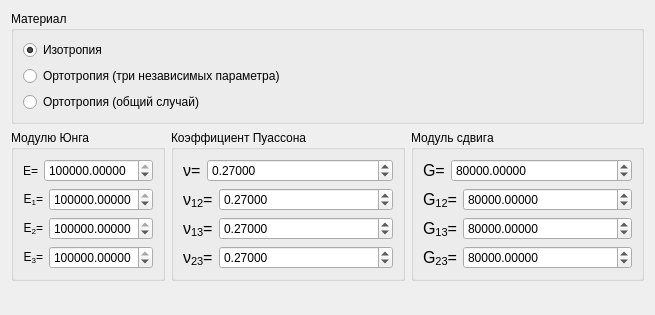
<?xml version="1.0" encoding="UTF-8"?>
<ui version="4.0">
 <class>ElasticConstatntsWidget</class>
 <widget class="QWidget" name="ElasticConstatntsWidget">
  <property name="geometry">
   <rect>
    <x>0</x>
    <y>0</y>
    <width>655</width>
    <height>315</height>
   </rect>
  </property>
  <property name="windowTitle">
   <string>Form</string>
  </property>
  <layout class="QVBoxLayout" name="verticalLayout_5">
   <item>
    <widget class="QGroupBox" name="materialGroupBox">
     <property name="title">
      <string>Материал</string>
     </property>
     <layout class="QVBoxLayout" name="verticalLayout">
      <item>
       <widget class="QRadioButton" name="isIsotropy">
        <property name="text">
         <string>Изотропия</string>
        </property>
        <property name="checked">
         <bool>true</bool>
        </property>
       </widget>
      </item>
      <item>
       <widget class="QRadioButton" name="isOrthotropyENuG">
        <property name="text">
         <string>Ортотропия (три независимых параметра)</string>
        </property>
       </widget>
      </item>
      <item>
       <widget class="QRadioButton" name="isOrthotropy">
        <property name="text">
         <string>Ортотропия (общий случай)</string>
        </property>
       </widget>
      </item>
     </layout>
    </widget>
   </item>
   <item>
    <layout class="QHBoxLayout" name="horizontalLayout_13">
     <item>
      <widget class="QGroupBox" name="elasticModulusGroupBox">
       <property name="sizePolicy">
        <sizepolicy hsizetype="Fixed" vsizetype="Fixed">
         <horstretch>0</horstretch>
         <verstretch>0</verstretch>
        </sizepolicy>
       </property>
       <property name="title">
        <string>Модулю Юнга</string>
       </property>
       <layout class="QVBoxLayout" name="verticalLayout_2">
        <item>
         <layout class="QHBoxLayout" name="horizontalLayout">
          <item>
           <widget class="QLabel" name="eLabel">
            <property name="sizePolicy">
             <sizepolicy hsizetype="Maximum" vsizetype="Preferred">
              <horstretch>0</horstretch>
              <verstretch>0</verstretch>
             </sizepolicy>
            </property>
            <property name="text">
             <string>E=</string>
            </property>
            <property name="alignment">
             <set>Qt::AlignRight|Qt::AlignTrailing|Qt::AlignVCenter</set>
            </property>
           </widget>
          </item>
          <item>
           <widget class="QDoubleSpinBox" name="e">
            <property name="decimals">
             <number>5</number>
            </property>
            <property name="maximum">
             <double>1000000000.000000000000000</double>
            </property>
            <property name="value">
             <double>203200.000000000000000</double>
            </property>
           </widget>
          </item>
         </layout>
        </item>
        <item>
         <layout class="QHBoxLayout" name="horizontalLayout_2">
          <item>
           <widget class="QLabel" name="e1Label">
            <property name="sizePolicy">
             <sizepolicy hsizetype="Maximum" vsizetype="Preferred">
              <horstretch>0</horstretch>
              <verstretch>0</verstretch>
             </sizepolicy>
            </property>
            <property name="text">
             <string>&lt;html&gt;&lt;head/&gt;&lt;body&gt;&lt;p&gt;E&lt;span style=&quot; vertical-align:sub;&quot;&gt;1&lt;/span&gt;=&lt;/p&gt;&lt;/body&gt;&lt;/html&gt;</string>
            </property>
            <property name="alignment">
             <set>Qt::AlignRight|Qt::AlignTrailing|Qt::AlignVCenter</set>
            </property>
           </widget>
          </item>
          <item>
           <widget class="QDoubleSpinBox" name="e1">
            <property name="decimals">
             <number>5</number>
            </property>
            <property name="maximum">
             <double>1000000000.000000000000000</double>
            </property>
            <property name="value">
             <double>203200.000000000000000</double>
            </property>
           </widget>
          </item>
         </layout>
        </item>
        <item>
         <layout class="QHBoxLayout" name="horizontalLayout_3">
          <item>
           <widget class="QLabel" name="e2Label">
            <property name="sizePolicy">
             <sizepolicy hsizetype="Maximum" vsizetype="Preferred">
              <horstretch>0</horstretch>
              <verstretch>0</verstretch>
             </sizepolicy>
            </property>
            <property name="text">
             <string>&lt;html&gt;&lt;head/&gt;&lt;body&gt;&lt;p&gt;E&lt;span style=&quot; vertical-align:sub;&quot;&gt;2&lt;/span&gt;=&lt;/p&gt;&lt;/body&gt;&lt;/html&gt;</string>
            </property>
            <property name="alignment">
             <set>Qt::AlignRight|Qt::AlignTrailing|Qt::AlignVCenter</set>
            </property>
           </widget>
          </item>
          <item>
           <widget class="QDoubleSpinBox" name="e2">
            <property name="decimals">
             <number>5</number>
            </property>
            <property name="maximum">
             <double>1000000000.000000000000000</double>
            </property>
            <property name="value">
             <double>203200.000000000000000</double>
            </property>
           </widget>
          </item>
         </layout>
        </item>
        <item>
         <layout class="QHBoxLayout" name="horizontalLayout_4">
          <item>
           <widget class="QLabel" name="e3Label">
            <property name="sizePolicy">
             <sizepolicy hsizetype="Maximum" vsizetype="Preferred">
              <horstretch>0</horstretch>
              <verstretch>0</verstretch>
             </sizepolicy>
            </property>
            <property name="text">
             <string>&lt;html&gt;&lt;head/&gt;&lt;body&gt;&lt;p&gt;E&lt;span style=&quot; vertical-align:sub;&quot;&gt;3&lt;/span&gt;=&lt;/p&gt;&lt;/body&gt;&lt;/html&gt;</string>
            </property>
            <property name="alignment">
             <set>Qt::AlignRight|Qt::AlignTrailing|Qt::AlignVCenter</set>
            </property>
           </widget>
          </item>
          <item>
           <widget class="QDoubleSpinBox" name="e3">
            <property name="decimals">
             <number>5</number>
            </property>
            <property name="maximum">
             <double>1000000000.000000000000000</double>
            </property>
            <property name="value">
             <double>203200.000000000000000</double>
            </property>
           </widget>
          </item>
         </layout>
        </item>
       </layout>
      </widget>
     </item>
     <item>
      <widget class="QGroupBox" name="poissonGroupBox">
       <property name="title">
        <string>Коэффициент Пуассона</string>
       </property>
       <layout class="QVBoxLayout" name="verticalLayout_3">
        <item>
         <layout class="QHBoxLayout" name="horizontalLayout_6">
          <item>
           <widget class="QLabel" name="nuLabel">
            <property name="sizePolicy">
             <sizepolicy hsizetype="Maximum" vsizetype="Preferred">
              <horstretch>0</horstretch>
              <verstretch>0</verstretch>
             </sizepolicy>
            </property>
            <property name="text">
             <string>&lt;html&gt;&lt;head/&gt;&lt;body&gt;&lt;p&gt;&lt;span style=&quot; font-family:'Liberation Serif, serif'; font-size:12pt;&quot;&gt;ν=&lt;/span&gt;&lt;/p&gt;&lt;/body&gt;&lt;/html&gt;</string>
            </property>
           </widget>
          </item>
          <item>
           <widget class="QDoubleSpinBox" name="nu">
            <property name="decimals">
             <number>5</number>
            </property>
            <property name="maximum">
             <double>1.000000000000000</double>
            </property>
            <property name="value">
             <double>0.270000000000000</double>
            </property>
           </widget>
          </item>
         </layout>
        </item>
        <item>
         <layout class="QHBoxLayout" name="horizontalLayout_5">
          <item>
           <widget class="QLabel" name="nu12Label">
            <property name="sizePolicy">
             <sizepolicy hsizetype="Maximum" vsizetype="Preferred">
              <horstretch>0</horstretch>
              <verstretch>0</verstretch>
             </sizepolicy>
            </property>
            <property name="text">
             <string>&lt;html&gt;&lt;head/&gt;&lt;body&gt;&lt;p&gt;&lt;span style=&quot; font-family:'Liberation Serif, serif'; font-size:12pt;&quot;&gt;ν&lt;/span&gt;&lt;span style=&quot; font-family:'Liberation Serif, serif'; font-size:12pt; vertical-align:sub;&quot;&gt;12&lt;/span&gt;&lt;span style=&quot; font-family:'Liberation Serif, serif'; font-size:12pt;&quot;&gt;=&lt;/span&gt;&lt;/p&gt;&lt;/body&gt;&lt;/html&gt;</string>
            </property>
           </widget>
          </item>
          <item>
           <widget class="QDoubleSpinBox" name="nu12">
            <property name="decimals">
             <number>5</number>
            </property>
            <property name="maximum">
             <double>1.000000000000000</double>
            </property>
            <property name="value">
             <double>0.270000000000000</double>
            </property>
           </widget>
          </item>
         </layout>
        </item>
        <item>
         <layout class="QHBoxLayout" name="horizontalLayout_7">
          <item>
           <widget class="QLabel" name="nu13Label">
            <property name="sizePolicy">
             <sizepolicy hsizetype="Maximum" vsizetype="Preferred">
              <horstretch>0</horstretch>
              <verstretch>0</verstretch>
             </sizepolicy>
            </property>
            <property name="text">
             <string>&lt;html&gt;&lt;head/&gt;&lt;body&gt;&lt;p&gt;&lt;span style=&quot; font-family:'Liberation Serif, serif'; font-size:12pt;&quot;&gt;ν&lt;/span&gt;&lt;span style=&quot; font-family:'Liberation Serif, serif'; font-size:12pt; vertical-align:sub;&quot;&gt;13&lt;/span&gt;&lt;span style=&quot; font-family:'Liberation Serif, serif'; font-size:12pt;&quot;&gt;=&lt;/span&gt;&lt;/p&gt;&lt;/body&gt;&lt;/html&gt;</string>
            </property>
           </widget>
          </item>
          <item>
           <widget class="QDoubleSpinBox" name="nu13">
            <property name="decimals">
             <number>5</number>
            </property>
            <property name="maximum">
             <double>1.000000000000000</double>
            </property>
            <property name="value">
             <double>0.270000000000000</double>
            </property>
           </widget>
          </item>
         </layout>
        </item>
        <item>
         <layout class="QHBoxLayout" name="horizontalLayout_8">
          <item>
           <widget class="QLabel" name="nu23Label">
            <property name="sizePolicy">
             <sizepolicy hsizetype="Maximum" vsizetype="Preferred">
              <horstretch>0</horstretch>
              <verstretch>0</verstretch>
             </sizepolicy>
            </property>
            <property name="text">
             <string>&lt;html&gt;&lt;head/&gt;&lt;body&gt;&lt;p&gt;&lt;span style=&quot; font-family:'Liberation Serif, serif'; font-size:12pt;&quot;&gt;ν&lt;/span&gt;&lt;span style=&quot; font-family:'Liberation Serif, serif'; font-size:12pt; vertical-align:sub;&quot;&gt;23&lt;/span&gt;&lt;span style=&quot; font-family:'Liberation Serif, serif'; font-size:12pt;&quot;&gt;=&lt;/span&gt;&lt;/p&gt;&lt;/body&gt;&lt;/html&gt;</string>
            </property>
           </widget>
          </item>
          <item>
           <widget class="QDoubleSpinBox" name="nu23">
            <property name="decimals">
             <number>5</number>
            </property>
            <property name="maximum">
             <double>1.000000000000000</double>
            </property>
            <property name="value">
             <double>0.270000000000000</double>
            </property>
           </widget>
          </item>
         </layout>
        </item>
       </layout>
      </widget>
     </item>
     <item>
      <widget class="QGroupBox" name="shearGroupBox">
       <property name="title">
        <string>Модуль сдвига</string>
       </property>
       <layout class="QVBoxLayout" name="verticalLayout_4">
        <item>
         <layout class="QHBoxLayout" name="horizontalLayout_9">
          <item>
           <widget class="QLabel" name="gLabel">
            <property name="sizePolicy">
             <sizepolicy hsizetype="Maximum" vsizetype="Preferred">
              <horstretch>0</horstretch>
              <verstretch>0</verstretch>
             </sizepolicy>
            </property>
            <property name="text">
             <string>&lt;html&gt;&lt;head/&gt;&lt;body&gt;&lt;p&gt;&lt;span style=&quot; font-family:'Liberation Serif, serif'; font-size:12pt;&quot;&gt;G=&lt;/span&gt;&lt;/p&gt;&lt;/body&gt;&lt;/html&gt;</string>
            </property>
           </widget>
          </item>
          <item>
           <widget class="QDoubleSpinBox" name="g">
            <property name="decimals">
             <number>5</number>
            </property>
            <property name="maximum">
             <double>1000000000.000000000000000</double>
            </property>
            <property name="singleStep">
             <double>1000000000.000000000000000</double>
            </property>
            <property name="value">
             <double>80000.000000000000000</double>
            </property>
           </widget>
          </item>
         </layout>
        </item>
        <item>
         <layout class="QHBoxLayout" name="horizontalLayout_10">
          <item>
           <widget class="QLabel" name="g12Label">
            <property name="sizePolicy">
             <sizepolicy hsizetype="Maximum" vsizetype="Preferred">
              <horstretch>0</horstretch>
              <verstretch>0</verstretch>
             </sizepolicy>
            </property>
            <property name="text">
             <string>&lt;html&gt;&lt;head/&gt;&lt;body&gt;&lt;p&gt;&lt;span style=&quot; font-family:'Liberation Serif, serif'; font-size:12pt;&quot;&gt;G&lt;/span&gt;&lt;span style=&quot; font-family:'Liberation Serif, serif'; font-size:12pt; vertical-align:sub;&quot;&gt;12&lt;/span&gt;&lt;span style=&quot; font-family:'Liberation Serif, serif'; font-size:12pt;&quot;&gt;=&lt;/span&gt;&lt;/p&gt;&lt;/body&gt;&lt;/html&gt;</string>
            </property>
           </widget>
          </item>
          <item>
           <widget class="QDoubleSpinBox" name="g12">
            <property name="decimals">
             <number>5</number>
            </property>
            <property name="maximum">
             <double>1000000000.000000000000000</double>
            </property>
            <property name="value">
             <double>80000.000000000000000</double>
            </property>
           </widget>
          </item>
         </layout>
        </item>
        <item>
         <layout class="QHBoxLayout" name="horizontalLayout_11">
          <item>
           <widget class="QLabel" name="g13Label">
            <property name="sizePolicy">
             <sizepolicy hsizetype="Maximum" vsizetype="Preferred">
              <horstretch>0</horstretch>
              <verstretch>0</verstretch>
             </sizepolicy>
            </property>
            <property name="text">
             <string>&lt;html&gt;&lt;head/&gt;&lt;body&gt;&lt;p&gt;&lt;span style=&quot; font-family:'Liberation Serif, serif'; font-size:12pt;&quot;&gt;G&lt;/span&gt;&lt;span style=&quot; font-family:'Liberation Serif, serif'; font-size:12pt; vertical-align:sub;&quot;&gt;13&lt;/span&gt;&lt;span style=&quot; font-family:'Liberation Serif, serif'; font-size:12pt;&quot;&gt;=&lt;/span&gt;&lt;/p&gt;&lt;/body&gt;&lt;/html&gt;</string>
            </property>
           </widget>
          </item>
          <item>
           <widget class="QDoubleSpinBox" name="g13">
            <property name="decimals">
             <number>5</number>
            </property>
            <property name="maximum">
             <double>1000000000.000000000000000</double>
            </property>
            <property name="value">
             <double>80000.000000000000000</double>
            </property>
           </widget>
          </item>
         </layout>
        </item>
        <item>
         <layout class="QHBoxLayout" name="horizontalLayout_12">
          <item>
           <widget class="QLabel" name="g23Label">
            <property name="sizePolicy">
             <sizepolicy hsizetype="Maximum" vsizetype="Preferred">
              <horstretch>0</horstretch>
              <verstretch>0</verstretch>
             </sizepolicy>
            </property>
            <property name="text">
             <string>&lt;html&gt;&lt;head/&gt;&lt;body&gt;&lt;p&gt;&lt;span style=&quot; font-family:'Liberation Serif, serif'; font-size:12pt;&quot;&gt;G&lt;/span&gt;&lt;span style=&quot; font-family:'Liberation Serif, serif'; font-size:12pt; vertical-align:sub;&quot;&gt;23&lt;/span&gt;&lt;span style=&quot; font-family:'Liberation Serif, serif'; font-size:12pt;&quot;&gt;=&lt;/span&gt;&lt;/p&gt;&lt;/body&gt;&lt;/html&gt;</string>
            </property>
           </widget>
          </item>
          <item>
           <widget class="QDoubleSpinBox" name="g23">
            <property name="decimals">
             <number>5</number>
            </property>
            <property name="maximum">
             <double>1000000000.000000000000000</double>
            </property>
            <property name="value">
             <double>80000.000000000000000</double>
            </property>
           </widget>
          </item>
         </layout>
        </item>
       </layout>
      </widget>
     </item>
    </layout>
   </item>
   <item>
    <spacer name="verticalSpacer">
     <property name="orientation">
      <enum>Qt::Vertical</enum>
     </property>
     <property name="sizeHint" stdset="0">
      <size>
       <width>20</width>
       <height>0</height>
      </size>
     </property>
    </spacer>
   </item>
  </layout>
 </widget>
 <resources/>
 <connections>
  <connection>
   <sender>isOrthotropy</sender>
   <signal>toggled(bool)</signal>
   <receiver>eLabel</receiver>
   <slot>setHidden(bool)</slot>
   <hints>
    <hint type="sourcelabel">
     <x>66</x>
     <y>109</y>
    </hint>
    <hint type="destinationlabel">
     <x>36</x>
     <y>192</y>
    </hint>
   </hints>
  </connection>
  <connection>
   <sender>isOrthotropy</sender>
   <signal>toggled(bool)</signal>
   <receiver>e</receiver>
   <slot>setHidden(bool)</slot>
   <hints>
    <hint type="sourcelabel">
     <x>167</x>
     <y>117</y>
    </hint>
    <hint type="destinationlabel">
     <x>167</x>
     <y>204</y>
    </hint>
   </hints>
  </connection>
  <connection>
   <sender>isOrthotropy</sender>
   <signal>toggled(bool)</signal>
   <receiver>e1Label</receiver>
   <slot>setVisible(bool)</slot>
   <hints>
    <hint type="sourcelabel">
     <x>77</x>
     <y>108</y>
    </hint>
    <hint type="destinationlabel">
     <x>45</x>
     <y>236</y>
    </hint>
   </hints>
  </connection>
  <connection>
   <sender>isOrthotropy</sender>
   <signal>toggled(bool)</signal>
   <receiver>e1</receiver>
   <slot>setVisible(bool)</slot>
   <hints>
    <hint type="sourcelabel">
     <x>173</x>
     <y>114</y>
    </hint>
    <hint type="destinationlabel">
     <x>167</x>
     <y>236</y>
    </hint>
   </hints>
  </connection>
  <connection>
   <sender>isOrthotropy</sender>
   <signal>toggled(bool)</signal>
   <receiver>e2Label</receiver>
   <slot>setVisible(bool)</slot>
   <hints>
    <hint type="sourcelabel">
     <x>97</x>
     <y>110</y>
    </hint>
    <hint type="destinationlabel">
     <x>45</x>
     <y>268</y>
    </hint>
   </hints>
  </connection>
  <connection>
   <sender>isOrthotropy</sender>
   <signal>toggled(bool)</signal>
   <receiver>e2</receiver>
   <slot>setVisible(bool)</slot>
   <hints>
    <hint type="sourcelabel">
     <x>125</x>
     <y>109</y>
    </hint>
    <hint type="destinationlabel">
     <x>167</x>
     <y>268</y>
    </hint>
   </hints>
  </connection>
  <connection>
   <sender>isOrthotropy</sender>
   <signal>toggled(bool)</signal>
   <receiver>e3Label</receiver>
   <slot>setVisible(bool)</slot>
   <hints>
    <hint type="sourcelabel">
     <x>164</x>
     <y>118</y>
    </hint>
    <hint type="destinationlabel">
     <x>45</x>
     <y>300</y>
    </hint>
   </hints>
  </connection>
  <connection>
   <sender>isOrthotropy</sender>
   <signal>toggled(bool)</signal>
   <receiver>e3</receiver>
   <slot>setVisible(bool)</slot>
   <hints>
    <hint type="sourcelabel">
     <x>215</x>
     <y>110</y>
    </hint>
    <hint type="destinationlabel">
     <x>167</x>
     <y>300</y>
    </hint>
   </hints>
  </connection>
  <connection>
   <sender>isOrthotropy</sender>
   <signal>toggled(bool)</signal>
   <receiver>nuLabel</receiver>
   <slot>setHidden(bool)</slot>
   <hints>
    <hint type="sourcelabel">
     <x>126</x>
     <y>111</y>
    </hint>
    <hint type="destinationlabel">
     <x>227</x>
     <y>198</y>
    </hint>
   </hints>
  </connection>
  <connection>
   <sender>isOrthotropy</sender>
   <signal>toggled(bool)</signal>
   <receiver>nu</receiver>
   <slot>setHidden(bool)</slot>
   <hints>
    <hint type="sourcelabel">
     <x>281</x>
     <y>113</y>
    </hint>
    <hint type="destinationlabel">
     <x>313</x>
     <y>195</y>
    </hint>
   </hints>
  </connection>
  <connection>
   <sender>isOrthotropy</sender>
   <signal>toggled(bool)</signal>
   <receiver>nu12Label</receiver>
   <slot>setVisible(bool)</slot>
   <hints>
    <hint type="sourcelabel">
     <x>194</x>
     <y>114</y>
    </hint>
    <hint type="destinationlabel">
     <x>229</x>
     <y>227</y>
    </hint>
   </hints>
  </connection>
  <connection>
   <sender>isOrthotropy</sender>
   <signal>toggled(bool)</signal>
   <receiver>nu12</receiver>
   <slot>setVisible(bool)</slot>
   <hints>
    <hint type="sourcelabel">
     <x>145</x>
     <y>111</y>
    </hint>
    <hint type="destinationlabel">
     <x>275</x>
     <y>231</y>
    </hint>
   </hints>
  </connection>
  <connection>
   <sender>isOrthotropy</sender>
   <signal>toggled(bool)</signal>
   <receiver>nu13Label</receiver>
   <slot>setVisible(bool)</slot>
   <hints>
    <hint type="sourcelabel">
     <x>110</x>
     <y>109</y>
    </hint>
    <hint type="destinationlabel">
     <x>231</x>
     <y>256</y>
    </hint>
   </hints>
  </connection>
  <connection>
   <sender>isOrthotropy</sender>
   <signal>toggled(bool)</signal>
   <receiver>nu13</receiver>
   <slot>setVisible(bool)</slot>
   <hints>
    <hint type="sourcelabel">
     <x>42</x>
     <y>111</y>
    </hint>
    <hint type="destinationlabel">
     <x>273</x>
     <y>253</y>
    </hint>
   </hints>
  </connection>
  <connection>
   <sender>isOrthotropy</sender>
   <signal>toggled(bool)</signal>
   <receiver>nu23Label</receiver>
   <slot>setVisible(bool)</slot>
   <hints>
    <hint type="sourcelabel">
     <x>18</x>
     <y>110</y>
    </hint>
    <hint type="destinationlabel">
     <x>231</x>
     <y>291</y>
    </hint>
   </hints>
  </connection>
  <connection>
   <sender>isOrthotropy</sender>
   <signal>toggled(bool)</signal>
   <receiver>nu23</receiver>
   <slot>setVisible(bool)</slot>
   <hints>
    <hint type="sourcelabel">
     <x>271</x>
     <y>110</y>
    </hint>
    <hint type="destinationlabel">
     <x>311</x>
     <y>291</y>
    </hint>
   </hints>
  </connection>
  <connection>
   <sender>isIsotropy</sender>
   <signal>toggled(bool)</signal>
   <receiver>shearGroupBox</receiver>
   <slot>setHidden(bool)</slot>
   <hints>
    <hint type="sourcelabel">
     <x>252</x>
     <y>47</y>
    </hint>
    <hint type="destinationlabel">
     <x>411</x>
     <y>162</y>
    </hint>
   </hints>
  </connection>
  <connection>
   <sender>isOrthotropy</sender>
   <signal>toggled(bool)</signal>
   <receiver>gLabel</receiver>
   <slot>setHidden(bool)</slot>
   <hints>
    <hint type="sourcelabel">
     <x>288</x>
     <y>117</y>
    </hint>
    <hint type="destinationlabel">
     <x>437</x>
     <y>193</y>
    </hint>
   </hints>
  </connection>
  <connection>
   <sender>isOrthotropy</sender>
   <signal>toggled(bool)</signal>
   <receiver>g</receiver>
   <slot>setHidden(bool)</slot>
   <hints>
    <hint type="sourcelabel">
     <x>281</x>
     <y>117</y>
    </hint>
    <hint type="destinationlabel">
     <x>482</x>
     <y>193</y>
    </hint>
   </hints>
  </connection>
  <connection>
   <sender>isOrthotropy</sender>
   <signal>toggled(bool)</signal>
   <receiver>g12Label</receiver>
   <slot>setVisible(bool)</slot>
   <hints>
    <hint type="sourcelabel">
     <x>308</x>
     <y>122</y>
    </hint>
    <hint type="destinationlabel">
     <x>444</x>
     <y>224</y>
    </hint>
   </hints>
  </connection>
  <connection>
   <sender>isOrthotropy</sender>
   <signal>toggled(bool)</signal>
   <receiver>g12</receiver>
   <slot>setVisible(bool)</slot>
   <hints>
    <hint type="sourcelabel">
     <x>227</x>
     <y>112</y>
    </hint>
    <hint type="destinationlabel">
     <x>489</x>
     <y>227</y>
    </hint>
   </hints>
  </connection>
  <connection>
   <sender>isOrthotropy</sender>
   <signal>toggled(bool)</signal>
   <receiver>g13Label</receiver>
   <slot>setVisible(bool)</slot>
   <hints>
    <hint type="sourcelabel">
     <x>202</x>
     <y>111</y>
    </hint>
    <hint type="destinationlabel">
     <x>442</x>
     <y>257</y>
    </hint>
   </hints>
  </connection>
  <connection>
   <sender>isOrthotropy</sender>
   <signal>toggled(bool)</signal>
   <receiver>g13</receiver>
   <slot>setVisible(bool)</slot>
   <hints>
    <hint type="sourcelabel">
     <x>183</x>
     <y>109</y>
    </hint>
    <hint type="destinationlabel">
     <x>486</x>
     <y>257</y>
    </hint>
   </hints>
  </connection>
  <connection>
   <sender>isOrthotropy</sender>
   <signal>toggled(bool)</signal>
   <receiver>g23Label</receiver>
   <slot>setVisible(bool)</slot>
   <hints>
    <hint type="sourcelabel">
     <x>201</x>
     <y>112</y>
    </hint>
    <hint type="destinationlabel">
     <x>439</x>
     <y>291</y>
    </hint>
   </hints>
  </connection>
  <connection>
   <sender>isOrthotropy</sender>
   <signal>toggled(bool)</signal>
   <receiver>g23</receiver>
   <slot>setVisible(bool)</slot>
   <hints>
    <hint type="sourcelabel">
     <x>209</x>
     <y>111</y>
    </hint>
    <hint type="destinationlabel">
     <x>521</x>
     <y>289</y>
    </hint>
   </hints>
  </connection>
 </connections>
</ui>
